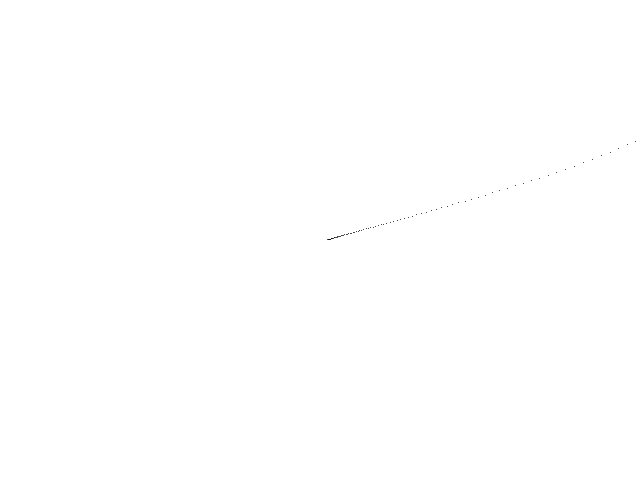
Frame 1 (no input)
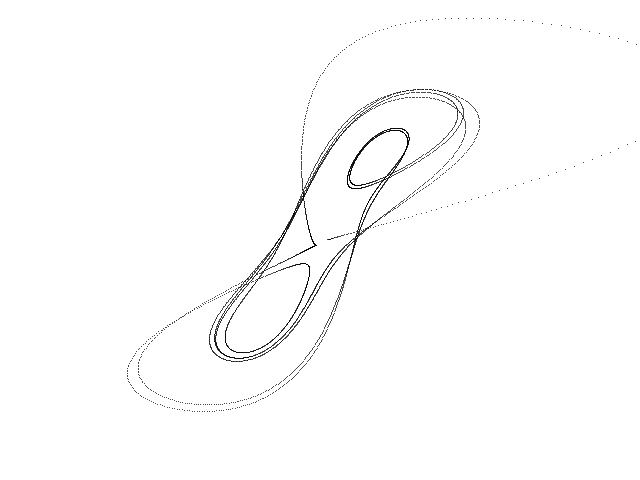
Frame 60 (the mouse pressed at the canvas centre just before this capture)
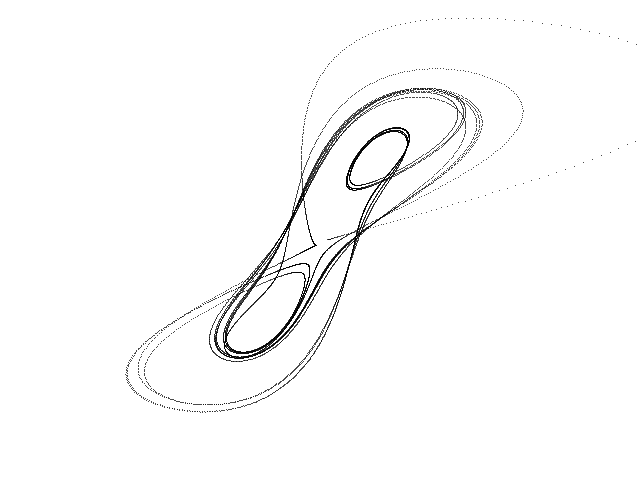
Frame 120 (the mouse held since frame 60 and released just before this capture)

The Processing sketch that drew these frames (run headless with seeded random() and noise(); from frame 60 on, the mouse is pressed at the canvas centre):

// Processing sketch: Finance
// ── Finance.pde
// Finance chaotic attractor //

  float x = 0.1;
  float y = 0.0;
  float z = 0.0;
  float dt = 0.01;
  float a = 0.001;
  float b = 0.2;
  float c = 1.1;


void setup() {
  
  size(640, 480);
  background(255);
  
}

void draw() {
  
  for (int i=0; i<100; i++) {
    
    float nx = x;
    float ny = y;
    float nz = z;
        
    x = nx + dt * ((1.0 / b - a) * nx + nz + nx * ny);
    y = ny + dt * (- b * ny - pow(nx, 2.0));
    z = nz + dt * (- nx - c * nz); 
  
    point(320 + (75 * x), 240 + (120 * z));
        
  }

}
